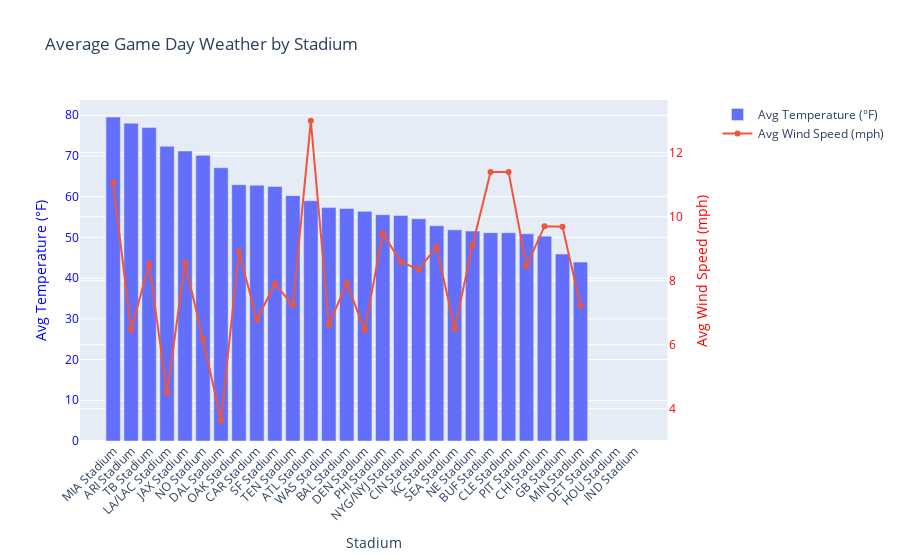

Notebook code for this chart:
### Markdown cell above
## VEFSÍÐA

Think of it like this, do you want to travel to go see your new team play a game on their home stadium? Then perhaps let's look at the average weather conditions. The graph below shows us the average wind speed as well as the average temperature for each home team stadium. 

As a fan, whether you're watching from the cozy confines of your living room or you're cheering in the stands, knowing the weather can help you prepare for the game. For stadium-goers, understanding typical weather patterns can influence everything from apparel choices to tailgating plans. Meanwhile, at-home viewers will find that commentators often discuss weather impacts on the game’s strategy, adding an extra layer of depth to broadcasts.

### Code cell
import plotly.graph_objects as go
from plotly.subplots import make_subplots
import plotly.io as pio


stadium_weather = result.groupby('stadium_name').agg({
    'temp': 'mean',
    'wind': 'mean'
}).sort_values(by='temp', ascending=False)
stadium_weather=stadium_weather.reset_index()

# Create figure with secondary y-axis
fig = make_subplots(specs=[[{"secondary_y": True}]])

# Add traces
fig.add_trace(
    go.Bar(x=stadium_weather['stadium_name'], y=stadium_weather['temp'], name='Avg Temperature (°F)'),
    secondary_y=False,
)

fig.add_trace(
    go.Scatter(x=stadium_weather['stadium_name'], y=stadium_weather['wind'], name='Avg Wind Speed (mph)', mode='lines+markers'),
    secondary_y=True,
)

# Add figure title
fig.update_layout(
    title_text='Average Game Day Weather by Stadium'
)

# Set x-axis title
fig.update_xaxes(title_text='Stadium')

# Set y-axes titles
fig.update_yaxes(title_text='Avg Temperature (°F)', secondary_y=False, color='blue')
fig.update_yaxes(title_text='Avg Wind Speed (mph)', secondary_y=True, color='red')

# Rotate x-axis labels
fig.update_layout(xaxis_tickangle=-45)


# Save the plot as an HTML file
pio.write_html(fig, 'average_weather_per_stadium.html')

# Show plot
fig.show()

### Figure 1 — Plotly figure (JSON) as saved in the notebook; plotly's stock layout.template omitted (floating-point values rounded to 4 significant figures)
{"data": [{"name": "Avg Temperature (°F)", "type": "bar", "x": ["MIA Stadium", "ARI Stadium", "TB Stadium", "LA/LAC Stadium", "JAX Stadium", "NO Stadium", "DAL Stadium", "OAK Stadium", "CAR Stadium", "SF Stadium", "TEN Stadium", "ATL Stadium", "WAS Stadium", "BAL Stadium", "DEN Stadium", "PHI Stadium", "NYG/NYJ Stadium", "CIN Stadium", "KC Stadium", "SEA Stadium", "NE Stadium", "BUF Stadium", "CLE Stadium", "PIT Stadium", "CHI Stadium", "GB Stadium", "MIN Stadium", "DET Stadium", "HOU Stadium", "IND Stadium"], "xaxis": "x", "y": [79.57, 78.06, 76.99, 72.36, 71.23, 70.17, 67.11, 62.95, 62.81, 62.52, 60.26, 59, 57.33, 57.11, 56.4, 55.59, 55.38, 54.57, 52.85, 51.86, 51.56, 51.17, 51.15, 50.89, 50.31, 45.93, 43.94, null, null, null], "yaxis": "y"}, {"mode": "lines+markers", "name": "Avg Wind Speed (mph)", "type": "scatter", "x": ["MIA Stadium", "ARI Stadium", "TB Stadium", "LA/LAC Stadium", "JAX Stadium", "NO Stadium", "DAL Stadium", "OAK Stadium", "CAR Stadium", "SF Stadium", "TEN Stadium", "ATL Stadium", "WAS Stadium", "BAL Stadium", "DEN Stadium", "PHI Stadium", "NYG/NYJ Stadium", "CIN Stadium", "KC Stadium", "SEA Stadium", "NE Stadium", "BUF Stadium", "CLE Stadium", "PIT Stadium", "CHI Stadium", "GB Stadium", "MIN Stadium", "DET Stadium", "HOU Stadium", "IND Stadium"], "xaxis": "x", "y": [11.06, 6.458, 8.525, 4.491, 8.56, 6.167, 3.639, 8.906, 6.787, 7.894, 7.237, 13, 6.631, 7.919, 6.456, 9.488, 8.584, 8.356, 9.057, 6.494, 9.119, 11.4, 11.4, 8.456, 9.706, 9.688, 7.222, null, null, null], "yaxis": "y2"}], "layout": {"title": {"text": "Average Game Day Weather by Stadium"}, "xaxis": {"anchor": "y", "domain": [0, 0.94], "tickangle": -45, "title": {"text": "Stadium"}}, "yaxis": {"anchor": "x", "color": "blue", "domain": [0, 1], "title": {"text": "Avg Temperature (°F)"}}, "yaxis2": {"anchor": "x", "color": "red", "overlaying": "y", "side": "right", "title": {"text": "Avg Wind Speed (mph)"}}}}
